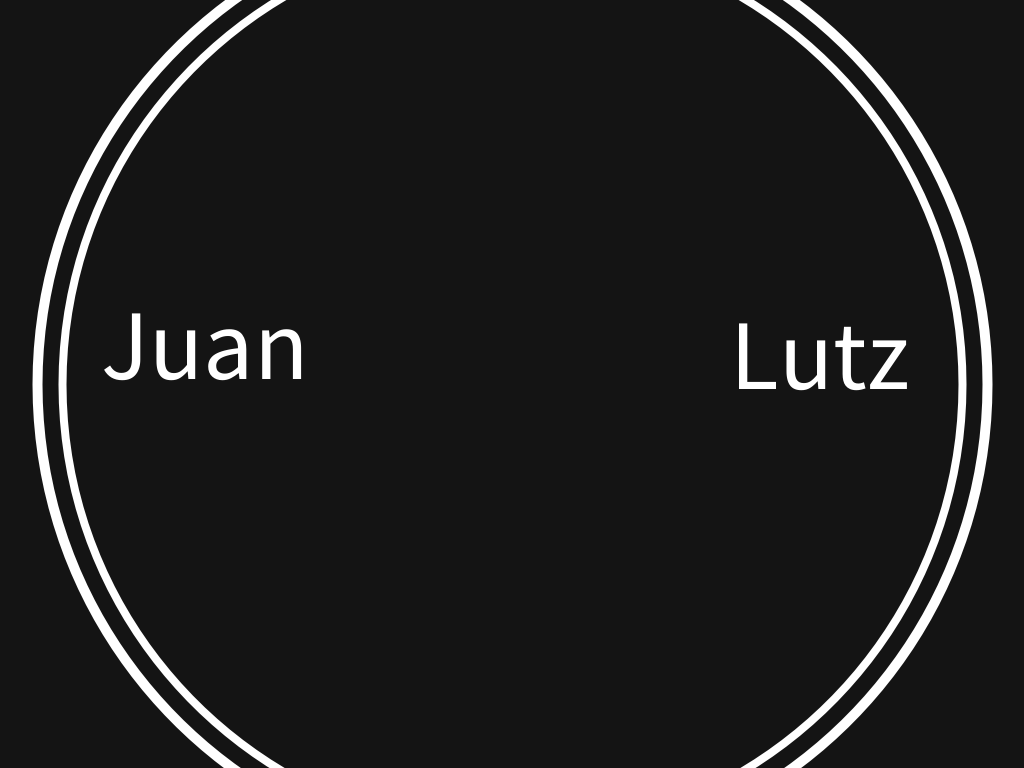
Frame 1 (no input)
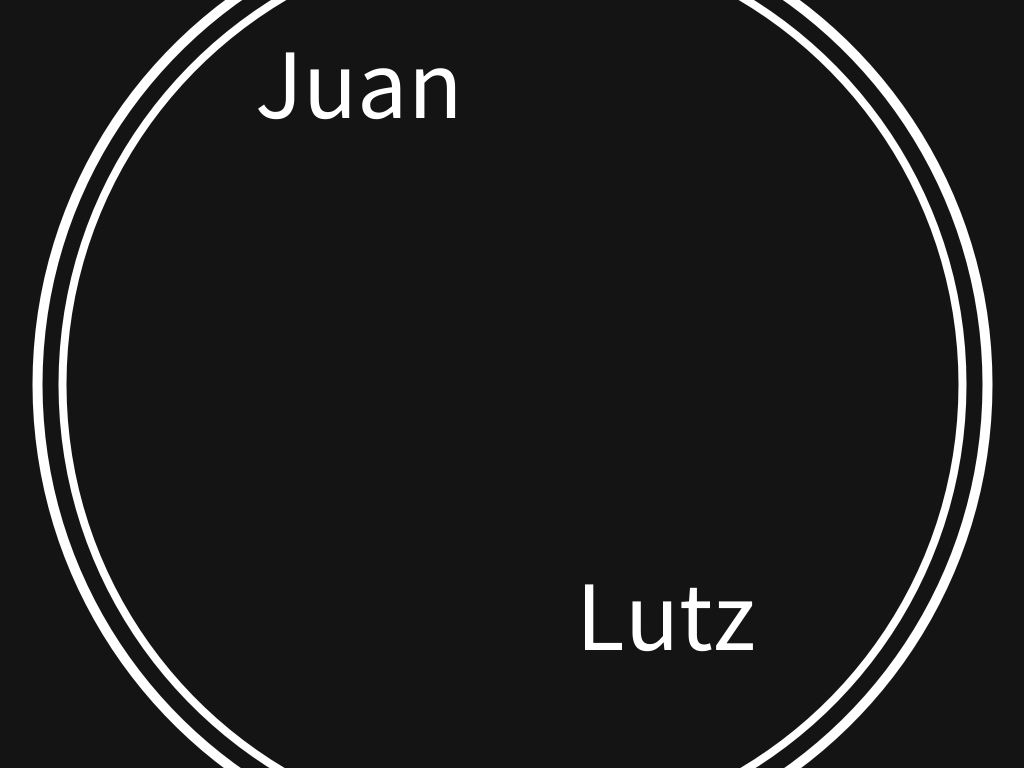
Frame 60 (the mouse pressed at the canvas centre just before this capture)
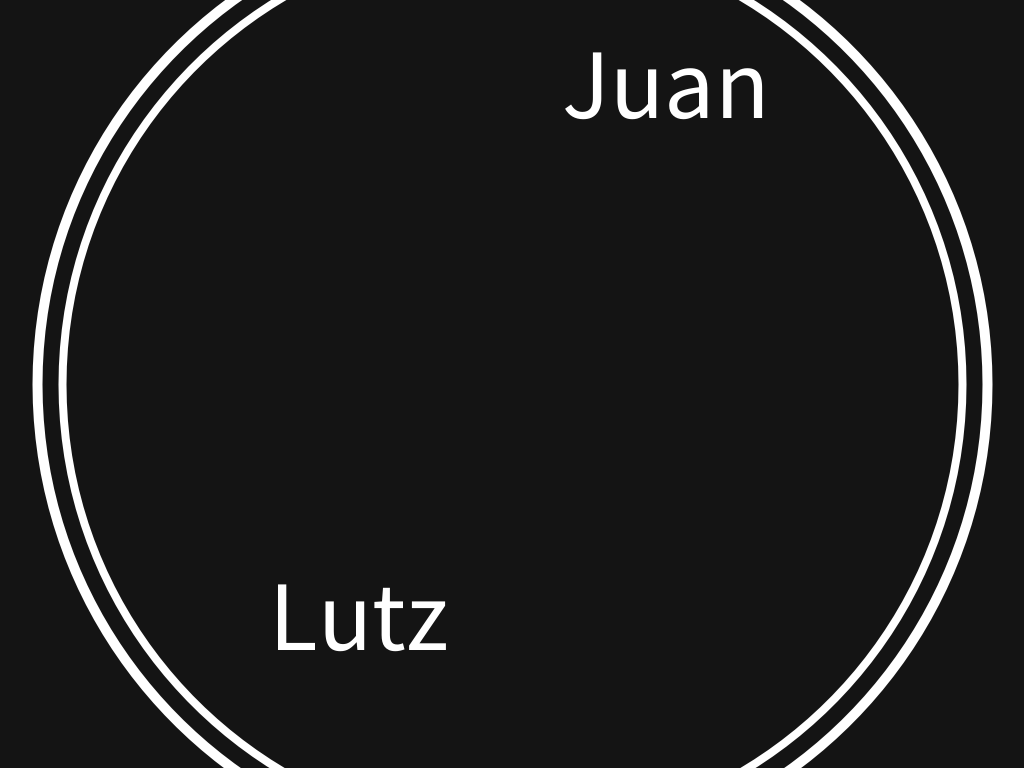
Frame 120 (the mouse held since frame 60 and released just before this capture)

The Processing sketch that drew these frames (run headless with seeded random() and noise(); from frame 60 on, the mouse is pressed at the canvas centre):

// Processing sketch: Juan_CordenadasPolares
// ── Juan_CordenadasPolares.pde
String L="Lutz";
String J="Juan";

void setup() {
size (1024, 768);
textAlign(CENTER);
textSize(100);
}

float i=1;

void draw() {

background(20);

int resolucion = 360;
float diametro = height * 0.8;
float radio = diametro / 2;

float centrox = width/2.0;
float centroy = height/2.0;

float angulo = i * TWO_PI / resolucion;
float x = centrox + cos(angulo) * radio;
float y = centroy + sin(angulo) * radio;
float x2 = centrox - cos(angulo) * radio;
float y2 = centroy - sin(angulo) * radio;

noFill();
strokeWeight(8);
stroke(255);
circle(centrox, centroy, 900);
strokeWeight(10);
circle(centrox, centroy, 950);

text(L, x, y);
text(J, x2, y2);

i=i+1;
}
